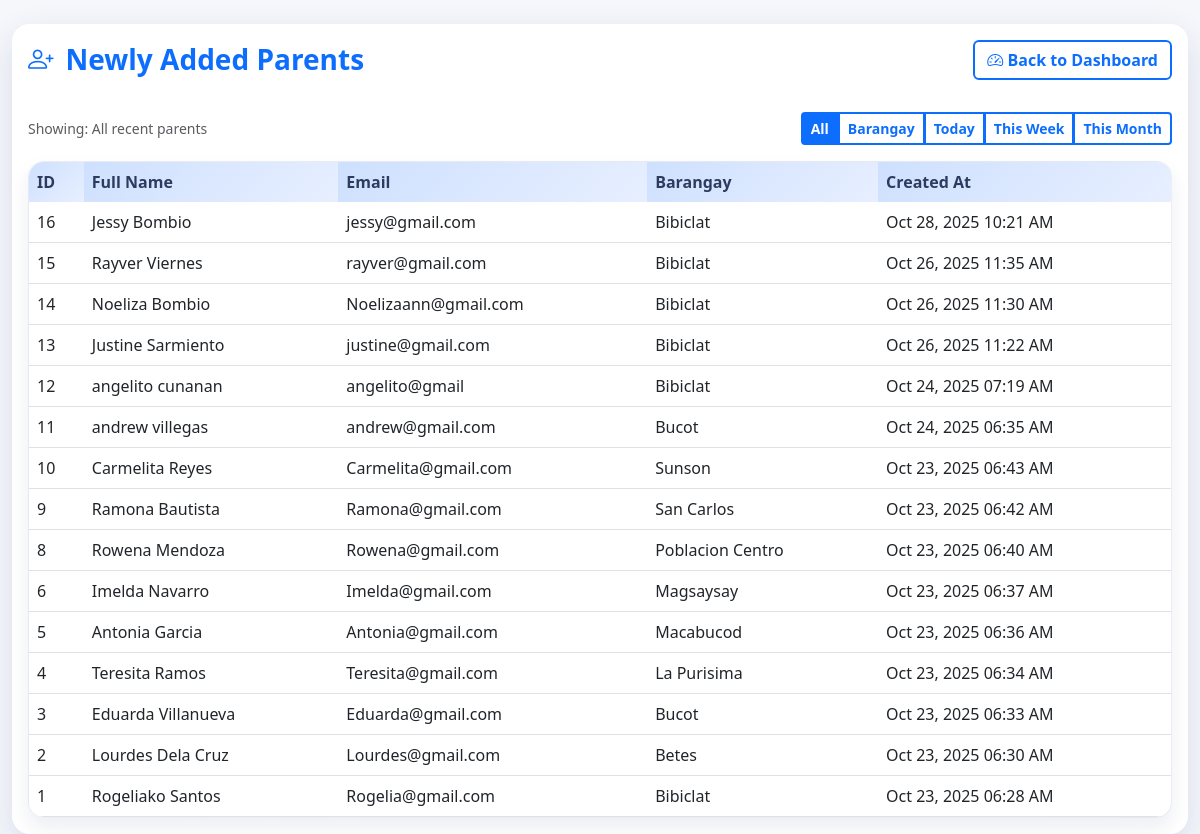
Page /newly_added_parents.php on the earlier database version.
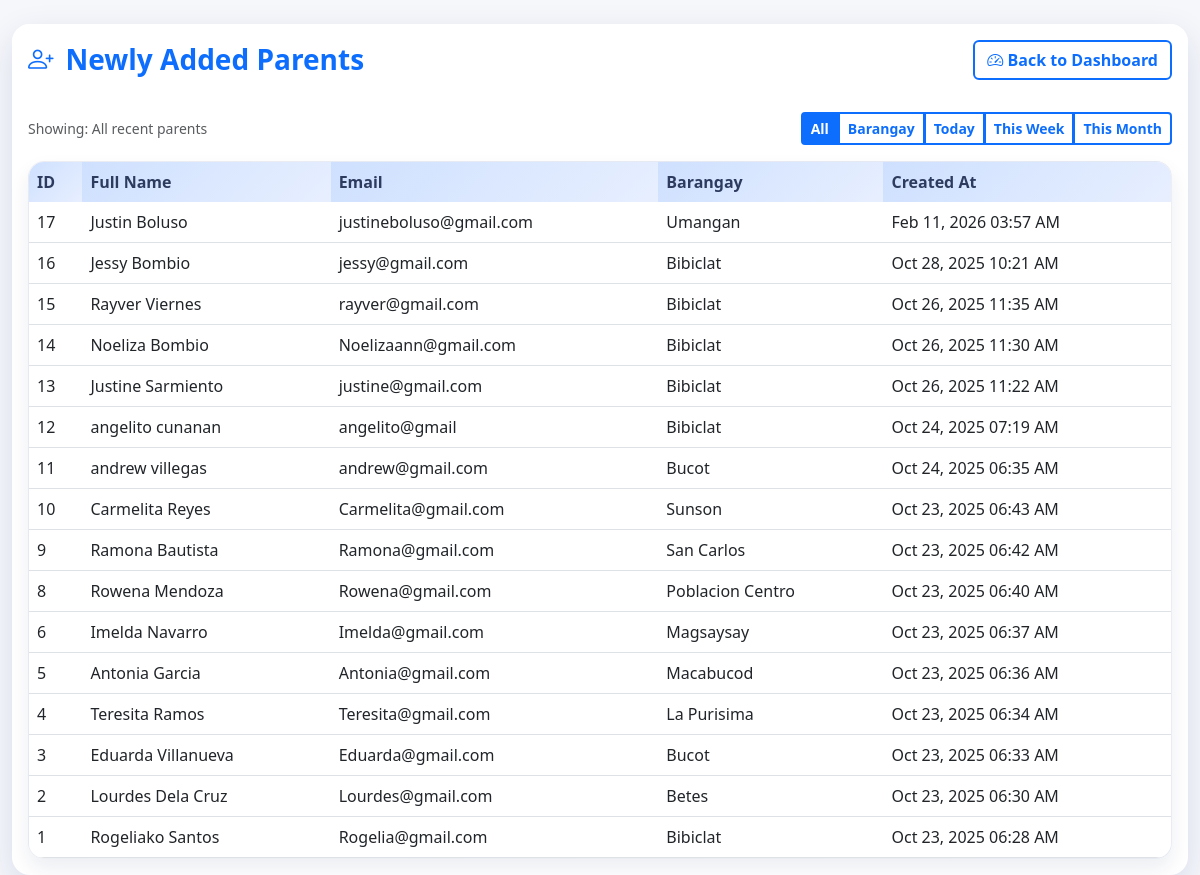
Same page on the later database version.
### tables this page shows
CREATE TABLE `parents` (
  `id` int(11) NOT NULL,
  `first_name` varchar(100) NOT NULL,
  `last_name` varchar(100) NOT NULL,
  `email` varchar(150) DEFAULT NULL,
  `phone` varchar(20) DEFAULT NULL,
  `address` text DEFAULT NULL,
  `purok` enum('Purok 1','Purok 2','Purok 3','Purok 4','Purok 5','Purok 6','Purok 7') NOT NULL,
  `Municipality` enum('Aliaga','Bongabon','Cabiao','Carranglan','Gabaldon','General Mamerto Natividad','General Tinio','Guimba','Jaen','Laur','Licab','Llanera','Lupao','Nampicuan','Pantabangan','Peñaranda','Quezon','Rizal','San Antonio','San Isidro','San Leonardo','Santa Rosa','Santo Domingo','Talavera','Talugtug','Zaragoza','Cabanatuan City','Gapan City','Science City of Muñoz','Palayan City','San Jose City') NOT NULL,
  `Province` enum('Aurora','Bataan','Bulacan','Nueva Ecija','Pampanga','Tarlac','Zambales') NOT NULL DEFAULT 'Nueva Ecija',
  `baranggay` varchar(100) DEFAULT NULL,
  `created_at` timestamp NOT NULL DEFAULT current_timestamp(),
  `updated_at` timestamp NOT NULL DEFAULT current_timestamp() ON UPDATE current_timestamp(),
  `barangay` varchar(100) DEFAULT NULL
);

### newly_added_parents.php (the view, shortened to what this page needs)
<?php
require_once __DIR__ . '/dbForm.php';
$filter = isset($_GET['sort']) ? strtolower($_GET['sort']) : 'recent';
$filterLabels = [
    'recent' => 'All recent parents',
    'barangay' => 'Sorted by barangay (A-Z)',
    'day' => 'Added today',
    'week' => 'Added this week',
    'month' => 'Added this month',
];
$whereClause = '';
$orderClause = 'created_at DESC, id DESC';
$sql = "SELECT id, first_name, last_name, email, COALESCE(NULLIF(barangay, ''), NULLIF(baranggay, ''), 'N/A') AS barangay_name, created_at FROM parents $whereClause ORDER BY $orderClause";
$result = mysqli_query($con, $sql);
?>
<!DOCTYPE html>
<html lang="en">
<head>
    <link rel="stylesheet" href="https://cdn.jsdelivr.net/npm/bootstrap@5.3.0/dist/css/bootstrap.min.css">
    <link rel="stylesheet" href="https://cdn.jsdelivr.net/npm/bootstrap-icons/font/bootstrap-icons.css">
    <link rel="stylesheet" href="assets/css/theme.css">
</head>
<body>
<div class="container-fluid mt-4">
    <div class="card card-shadow">
        <div class="card-header bg-white border-0 py-3">
            <div class="d-flex justify-content-between align-items-center gap-2 flex-wrap">
                <h3 class="dashboard-title mb-0"><i class="bi bi-person-plus"></i> Newly Added Parents</h3>
                <a href="dashboard.php" class="btn btn-outline-primary">
                    <i class="bi bi-speedometer2"></i> Back to Dashboard
                </a>
            </div>
        </div>
        <div class="card-body">
            <div class="d-flex flex-wrap justify-content-between align-items-center mb-3 gap-2">
                <span class="text-muted small">Showing: <?php echo htmlspecialchars($filterLabels[$filter] ?? $filterLabels['recent']); ?></span>
                <div class="btn-group btn-group-sm" role="group" aria-label="Filter parents">
                    <a href="?sort=recent" class="btn btn-outline-primary<?php echo $filter === 'recent' ? ' active' : ''; ?>">All</a>
                    <a href="?sort=barangay" class="btn btn-outline-primary<?php echo $filter === 'barangay' ? ' active' : ''; ?>">Barangay</a>
                    <a href="?sort=day" class="btn btn-outline-primary<?php echo $filter === 'day' ? ' active' : ''; ?>">Today</a>
                    <a href="?sort=week" class="btn btn-outline-primary<?php echo $filter === 'week' ? ' active' : ''; ?>">This Week</a>
                    <a href="?sort=month" class="btn btn-outline-primary<?php echo $filter === 'month' ? ' active' : ''; ?>">This Month</a>
                </div>
            </div>
            <div class="table-modern table-modern-elevated">
                <div class="table-responsive">
                    <table class="table table-hover align-middle mb-0">
                        <thead>
                        <tr>
                            <th scope="col">ID</th>
                            <th scope="col">Full Name</th>
                            <th scope="col">Email</th>
                            <th scope="col">Barangay</th>
                            <th scope="col">Created At</th>
                        </tr>
                        </thead>
                        <tbody>
                        <?php if ($result && mysqli_num_rows($result) > 0): ?>
                            <?php while ($row = mysqli_fetch_assoc($result)): ?>
                                <tr>
                                    <td><?php echo htmlspecialchars($row['id']); ?></td>
                                    <td><?php echo htmlspecialchars(trim($row['first_name'] . ' ' . $row['last_name'])); ?></td>
                                    <td><?php echo htmlspecialchars($row['email'] ?? 'N/A'); ?></td>
                                    <td><?php echo htmlspecialchars($row['barangay_name'] ?? 'N/A'); ?></td>
                                    <td><?php echo htmlspecialchars($row['created_at'] ? date('M d, Y h:i A', strtotime($row['created_at'])) : 'N/A'); ?></td>
                                </tr>
                            <?php endwhile; ?>
                        <?php else: ?>
                            <tr>
                                <td class="text-center" colspan="5">No parent records found.</td>
                            </tr>
                        <?php endif; ?>
                        </tbody>
                    </table>
                </div>
            </div>
        </div>
    </div>
</div>
</body>
</html>

Differences in the rows shown:
added parents: id "17", first_name+last_name "Justin Boluso", email "justineboluso@gmail.com", barangay_name "Umangan", created_at "Feb 11, 2026 03:57 AM"
